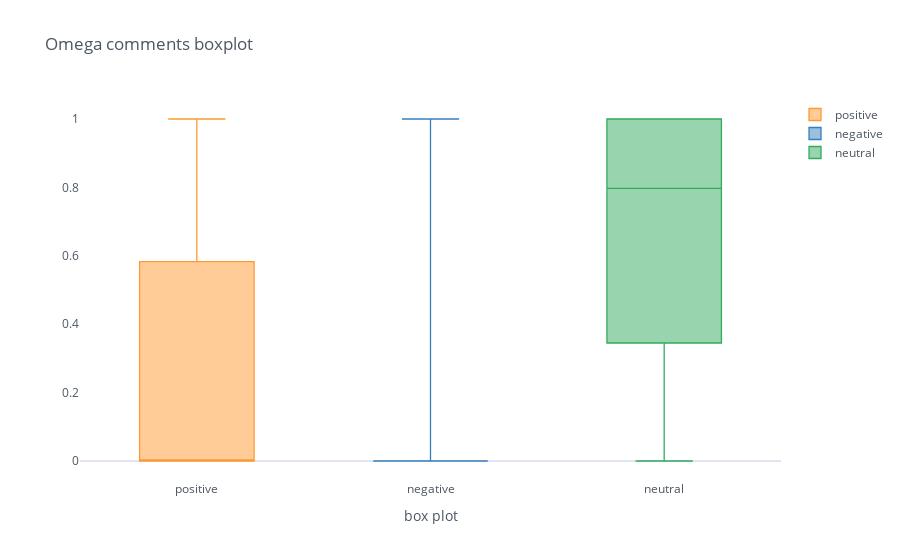

Notebook source saved alongside this figure:
### Code cell
generate_box_plot(all_comments_df, 'Omega')

### Figure 1 — Plotly figure (JSON) as saved in the notebook; plotly's stock layout.template omitted (floating-point values rounded to 4 significant figures; data arrays with more than 128 entries replaced by an {"elided": "..."} marker saying what was removed)
{"data": [{"boxpoints": false, "line": {"width": 1.3}, "marker": {"color": "rgba(255, 153, 51, 1.0)"}, "name": "positive", "orientation": "v", "type": "box", "y": {"elided": "12035 float values"}}, {"boxpoints": false, "line": {"width": 1.3}, "marker": {"color": "rgba(55, 128, 191, 1.0)"}, "name": "negative", "orientation": "v", "type": "box", "y": {"elided": "12035 float values"}}, {"boxpoints": false, "line": {"width": 1.3}, "marker": {"color": "rgba(50, 171, 96, 1.0)"}, "name": "neutral", "orientation": "v", "type": "box", "y": {"elided": "12035 float values"}}], "layout": {"bargap": 0.5, "legend": {"bgcolor": "#FFFFFF", "font": {"color": "#4D5663"}}, "paper_bgcolor": "#FFFFFF", "plot_bgcolor": "#FFFFFF", "title": {"font": {"color": "#4D5663"}, "text": "Omega comments boxplot"}, "xaxis": {"gridcolor": "white", "showgrid": true, "tickfont": {"color": "#4D5663"}, "title": {"font": {"color": "#4D5663"}, "text": "box plot"}, "zerolinecolor": "#E1E5ED"}, "yaxis": {"gridcolor": "white", "showgrid": true, "tickfont": {"color": "#4D5663"}, "title": {"font": {"color": "#4D5663"}, "text": ""}, "zerolinecolor": "#E1E5ED"}}}
